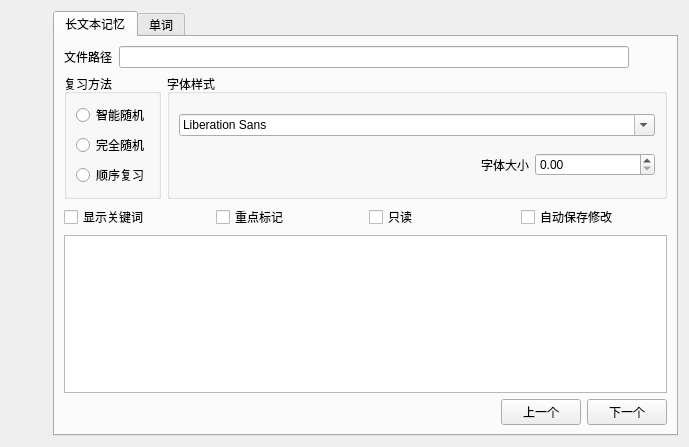
<?xml version="1.0" encoding="UTF-8"?>
<ui version="4.0">
 <class>RandomLearningWidget</class>
 <widget class="QWidget" name="RandomLearningWidget">
  <property name="geometry">
   <rect>
    <x>0</x>
    <y>0</y>
    <width>689</width>
    <height>447</height>
   </rect>
  </property>
  <property name="windowTitle">
   <string>Form</string>
  </property>
  <layout class="QHBoxLayout" name="horizontalLayout">
   <item>
    <layout class="QVBoxLayout" name="toolPart">
     <item>
      <widget class="QPushButton" name="findPushButton">
       <property name="minimumSize">
        <size>
         <width>36</width>
         <height>36</height>
        </size>
       </property>
       <property name="toolTip">
        <string>发现</string>
       </property>
       <property name="styleSheet">
        <string notr="true">QPushButton {
    border: none; 
width: 20px; height: 50px;
}
QPushButton:hover {
border: 2px solid blue;
}
QPushButton:pressed {
 border: 2px solid red; 
 }</string>
       </property>
       <property name="text">
        <string/>
       </property>
       <property name="icon">
        <iconset resource="../resource.qrc">
         <normaloff>:/icon/resources/icons/MaterialSymbolsSearchRounded.svg</normaloff>:/icon/resources/icons/MaterialSymbolsSearchRounded.svg</iconset>
       </property>
       <property name="iconSize">
        <size>
         <width>36</width>
         <height>36</height>
        </size>
       </property>
      </widget>
     </item>
     <item>
      <widget class="QPushButton" name="localPushButton">
       <property name="toolTip">
        <string>本地音乐</string>
       </property>
       <property name="styleSheet">
        <string notr="true">QPushButton {
    border: none; 
width: 20px; height: 50px;
}
QPushButton:hover {
border: 2px solid blue;
}
QPushButton:pressed {
 border: 2px solid red; 
 }</string>
       </property>
       <property name="text">
        <string/>
       </property>
       <property name="icon">
        <iconset resource="../resource.qrc">
         <normaloff>:/icon/resources/icons/MaterialSymbolsSimCardDownloadOutline.svg</normaloff>:/icon/resources/icons/MaterialSymbolsSimCardDownloadOutline.svg</iconset>
       </property>
       <property name="iconSize">
        <size>
         <width>36</width>
         <height>36</height>
        </size>
       </property>
      </widget>
     </item>
     <item>
      <widget class="QPushButton" name="closePushButton">
       <property name="toolTip">
        <string>关闭音乐盒</string>
       </property>
       <property name="styleSheet">
        <string notr="true">QPushButton {
    border: none; 
width: 20px; height: 50px;
}
QPushButton:hover {
border: 2px solid blue;
}
QPushButton:pressed {
 border: 2px solid red; 
 }</string>
       </property>
       <property name="text">
        <string/>
       </property>
       <property name="icon">
        <iconset resource="../resource.qrc">
         <normaloff>:/icon/resources/icons/IconamoonCloseCircle1.svg</normaloff>:/icon/resources/icons/IconamoonCloseCircle1.svg</iconset>
       </property>
       <property name="iconSize">
        <size>
         <width>36</width>
         <height>36</height>
        </size>
       </property>
      </widget>
     </item>
     <item>
      <spacer name="verticalSpacer">
       <property name="orientation">
        <enum>Qt::Vertical</enum>
       </property>
       <property name="sizeHint" stdset="0">
        <size>
         <width>20</width>
         <height>40</height>
        </size>
       </property>
      </spacer>
     </item>
    </layout>
   </item>
   <item>
    <widget class="QTabWidget" name="tabWidget">
     <property name="currentIndex">
      <number>0</number>
     </property>
     <widget class="QWidget" name="longPageTab">
      <attribute name="title">
       <string>长文本记忆</string>
      </attribute>
      <layout class="QVBoxLayout" name="verticalLayout_2">
       <item>
        <layout class="QHBoxLayout" name="firstFileSourceHorizontalLayout">
         <item>
          <widget class="QLabel" name="firstSourcePathLabel">
           <property name="text">
            <string>文件路径</string>
           </property>
          </widget>
         </item>
         <item>
          <widget class="QLineEdit" name="firstSourcePathLineEdit">
           <property name="readOnly">
            <bool>true</bool>
           </property>
          </widget>
         </item>
         <item>
          <widget class="QPushButton" name="openSourceFirstPushButton">
           <property name="styleSheet">
            <string notr="true">QPushButton {
    border: none; 
}
QPushButton:hover {
border: 2px solid blue;
}
QPushButton:pressed {
 border: 2px solid red; 
 }</string>
           </property>
           <property name="text">
            <string/>
           </property>
           <property name="icon">
            <iconset resource="../resource.qrc">
             <normaloff>:/icon/resources/icons/PhFolderNotchOpen.svg</normaloff>:/icon/resources/icons/PhFolderNotchOpen.svg</iconset>
           </property>
          </widget>
         </item>
        </layout>
       </item>
       <item>
        <layout class="QHBoxLayout" name="settingHorizontalLayout">
         <item>
          <widget class="QGroupBox" name="reviewMethodGroupBox">
           <property name="title">
            <string>复习方法</string>
           </property>
           <layout class="QVBoxLayout" name="verticalLayout">
            <item>
             <widget class="QRadioButton" name="intelligentRadioPushButton">
              <property name="text">
               <string>智能随机</string>
              </property>
             </widget>
            </item>
            <item>
             <widget class="QRadioButton" name="randomRadioPushButton">
              <property name="text">
               <string>完全随机</string>
              </property>
             </widget>
            </item>
            <item>
             <widget class="QRadioButton" name="orderRadioButton">
              <property name="text">
               <string>顺序复习</string>
              </property>
             </widget>
            </item>
           </layout>
          </widget>
         </item>
         <item>
          <widget class="QGroupBox" name="fontGroupBox">
           <property name="title">
            <string>字体样式</string>
           </property>
           <layout class="QGridLayout" name="gridLayout">
            <item row="0" column="0">
             <widget class="QFontComboBox" name="fontComboBox"/>
            </item>
            <item row="1" column="0">
             <layout class="QHBoxLayout" name="fontToolHorizontalLayout">
              <item>
               <widget class="QPushButton" name="pushButton">
                <property name="styleSheet">
                 <string notr="true">QPushButton {
    border: none; 
}
QPushButton:hover {
border: 2px solid blue;
}
QPushButton:pressed {
 border: 2px solid red; 
 }</string>
                </property>
                <property name="text">
                 <string/>
                </property>
                <property name="icon">
                 <iconset resource="../resource.qrc">
                  <normaloff>:/icon/resources/icons/Bold.png</normaloff>:/icon/resources/icons/Bold.png</iconset>
                </property>
               </widget>
              </item>
              <item>
               <spacer name="horizontalSpacer_2">
                <property name="orientation">
                 <enum>Qt::Horizontal</enum>
                </property>
                <property name="sizeHint" stdset="0">
                 <size>
                  <width>40</width>
                  <height>20</height>
                 </size>
                </property>
               </spacer>
              </item>
              <item>
               <widget class="QLabel" name="fontSizeLabel">
                <property name="text">
                 <string>字体大小</string>
                </property>
               </widget>
              </item>
              <item>
               <widget class="QDoubleSpinBox" name="doubleSpinBox">
                <property name="minimumSize">
                 <size>
                  <width>120</width>
                  <height>0</height>
                 </size>
                </property>
                <property name="inputMethodHints">
                 <set>Qt::ImhFormattedNumbersOnly</set>
                </property>
               </widget>
              </item>
             </layout>
            </item>
           </layout>
          </widget>
         </item>
        </layout>
       </item>
       <item>
        <layout class="QHBoxLayout" name="labelHorizontalLayout">
         <item>
          <widget class="QCheckBox" name="viewCheckBox">
           <property name="text">
            <string>显示关键词</string>
           </property>
          </widget>
         </item>
         <item>
          <widget class="QCheckBox" name="importCheckBox">
           <property name="text">
            <string>重点标记</string>
           </property>
          </widget>
         </item>
         <item>
          <widget class="QCheckBox" name="readonlyCheckBox">
           <property name="text">
            <string>只读</string>
           </property>
          </widget>
         </item>
         <item>
          <widget class="QCheckBox" name="autoSaveCheckBox">
           <property name="text">
            <string>自动保存修改</string>
           </property>
          </widget>
         </item>
        </layout>
       </item>
       <item>
        <widget class="TextEditPro" name="textEdit">
         <property name="toolTip">
          <string/>
         </property>
         <property name="styleSheet">
          <string notr="true"/>
         </property>
         <property name="html">
          <string>&lt;!DOCTYPE HTML PUBLIC &quot;-//W3C//DTD HTML 4.0//EN&quot; &quot;http://www.w3.org/TR/REC-html40/strict.dtd&quot;&gt;
&lt;html&gt;&lt;head&gt;&lt;meta name=&quot;qrichtext&quot; content=&quot;1&quot; /&gt;&lt;meta charset=&quot;utf-8&quot; /&gt;&lt;style type=&quot;text/css&quot;&gt;
p, li { white-space: pre-wrap; }
hr { height: 1px; border-width: 0; }
li.unchecked::marker { content: &quot;\2610&quot;; }
li.checked::marker { content: &quot;\2612&quot;; }
&lt;/style&gt;&lt;/head&gt;&lt;body style=&quot; font-family:'Microsoft YaHei UI'; font-size:9pt; font-weight:400; font-style:normal;&quot;&gt;
&lt;p style=&quot;-qt-paragraph-type:empty; margin-top:0px; margin-bottom:0px; margin-left:0px; margin-right:0px; -qt-block-indent:0; text-indent:0px;&quot;&gt;&lt;br /&gt;&lt;/p&gt;&lt;/body&gt;&lt;/html&gt;</string>
         </property>
         <property name="placeholderText">
          <string/>
         </property>
        </widget>
       </item>
       <item>
        <layout class="QHBoxLayout" name="controlHorizontalLayout">
         <item>
          <spacer name="horizontalSpacer">
           <property name="orientation">
            <enum>Qt::Horizontal</enum>
           </property>
           <property name="sizeHint" stdset="0">
            <size>
             <width>40</width>
             <height>20</height>
            </size>
           </property>
          </spacer>
         </item>
         <item>
          <widget class="QPushButton" name="firstLastPushButton">
           <property name="text">
            <string>上一个</string>
           </property>
          </widget>
         </item>
         <item>
          <widget class="QPushButton" name="firstNextPushButton">
           <property name="text">
            <string>下一个</string>
           </property>
          </widget>
         </item>
        </layout>
       </item>
      </layout>
     </widget>
     <widget class="QWidget" name="wordsPageTab">
      <attribute name="title">
       <string>单词</string>
      </attribute>
     </widget>
    </widget>
   </item>
  </layout>
 </widget>
 <customwidgets>
  <customwidget>
   <class>TextEditPro</class>
   <extends>QTextEdit</extends>
   <header location="global">customize/texteditpro.h</header>
  </customwidget>
 </customwidgets>
 <resources>
  <include location="../resource.qrc"/>
 </resources>
 <connections/>
</ui>
